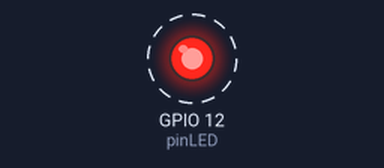
A program run on a simulated ESP32. Shown: output pins drawn as LEDs (lit = HIGH). Dashed ring = blinking.

Above: at 0.16 s.
Timing chart, 0 to 3.0 s (numbered marks = the images above):
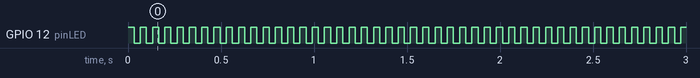

Measured:
- by itself, GPIO 12 (pinLED): alternates HIGH for 0.03 s and LOW for 0.03 s

The program:

main.cpp
```cpp
#include <Arduino.h>

int pinLED = 12;

void setup()
{
  pinMode(pinLED, OUTPUT);
}

void loop()
{
  digitalWrite(pinLED, HIGH);
  delay(1000/30.0);
  digitalWrite(pinLED, LOW);
  delay(1000/30.0);
}
```
